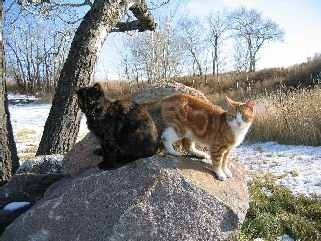
#> input picture ImageSharpening/inp1.jpg, 321 x 241 px
$ jupyter execute sharpening.ipynb
#> lines starting #> are read from the running program, lines starting #| are printed output that depends on the picture
[cell 1]
# Importing Libraries
import cv2
import numpy as np
import matplotlib.pyplot as plt
import copy

[cell 2]
# read image
img = cv2.imread("inp1.jpg", cv2.IMREAD_COLOR)
#> img is the input picture: shape (241, 321, 3); mean B, G, R 132, 133.7, 132.7
img = cv2.cvtColor(img, cv2.COLOR_RGB2BGR)
print("Original Image")
plt.imshow(img)

[cell 3]
#converting color scale from BGR to GRAY
inputImg = cv2.cvtColor(img, cv2.COLOR_BGR2GRAY)
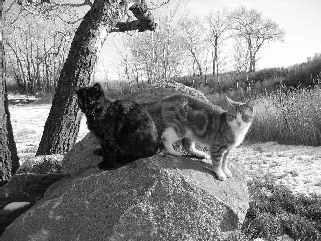
#> inputImg: shape (241, 321); min 0, max 255, mean 133.1

#initialize black image of size equal to given image
outputImg = np.zeros(inputImg.shape)

#padding the image with zeros
inputImg = np.pad(inputImg, (1, 1), 'constant', constant_values=(0))
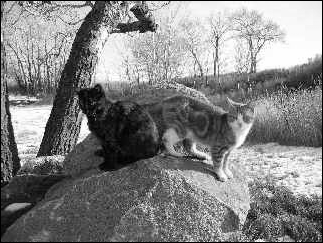
#> inputImg: shape (243, 323); min 0, max 255, mean 131.1

#creating two filters for horizontal and vertical edge detection
fh = np.array([[-1.0,-2.0,-1.0],[0.0,0.0,0.0],[1.0,2.0,1.0]])
fy = np.array([[-1.0,0.0,1.0],[-2.0,0.0,2.0],[-1.0,0.0,1.0]])

#looping through image pixels
for row in range(1, inputImg.shape[0]-1):
    for col in range(1, inputImg.shape[1]-1):
        dx, dy = 0.0, 0.0

        #convolving both filters
        for x_filter in range(3):
            for y_filter in range(3):
                dx += inputImg[row+x_filter-1][col+y_filter-1]*fh[x_filter][y_filter]
                dy += inputImg[row+x_filter-1][col+y_filter-1]*fy[x_filter][y_filter]

        #magnitude of gradient (instead of just adding dx and dy. we calculate magnitude)
        pixel = np.sqrt(dx * dx + dy * dy)
        outputImg[row-1][col-1] = pixel
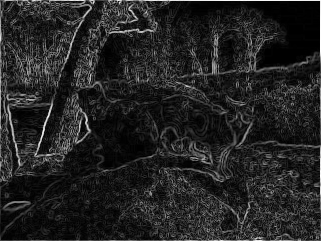
#> outputImg: shape (241, 321) float64; min 0, max 1008, mean 141.3; drawn with min black and max white

#normalizing pixels
outputImg *= 255.0/np.max(outputImg)
